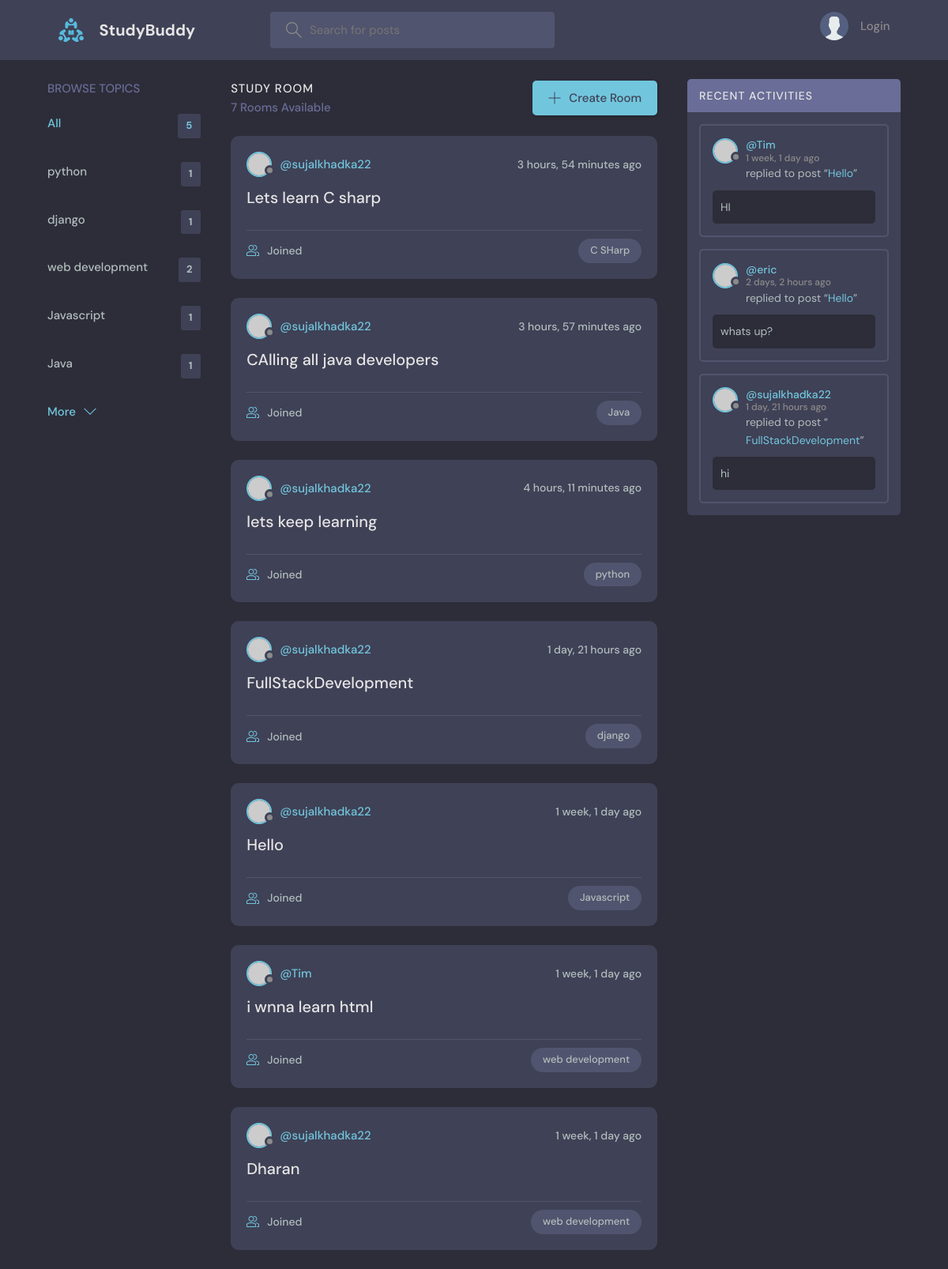
The page / on the database its author committed.
### base/models.py (models this page shows, shortened)
class Topic(models.Model):
    name = models.CharField(max_length=200)

class Room(models.Model):
    host = models.ForeignKey(User, on_delete=models.SET_NULL, null=True)
    topic = models.ForeignKey(Topic, on_delete=models.SET_NULL, null=True)
    name = models.CharField(max_length=200)
    description = models.TextField(null=True, blank=True)
    participants = models.ManyToManyField(User, related_name="participants", blank=True)
    updated = models.DateTimeField(auto_now=True)
    created = models.DateTimeField(auto_now_add=True)
    class Meta:
        ordering = ["-updated", "-created"]
    def __str__(self):
        return str(self.name)

class Message(models.Model):
    user = models.ForeignKey(User, on_delete=models.CASCADE)
    room = models.ForeignKey(Room, on_delete=models.CASCADE)
    body = models.TextField()
    updated = models.DateTimeField(auto_now=True)
    created = models.DateTimeField(auto_now_add=True)

### base/views.py (the view)
# urls.py: path("", views.home, name="home"),
def home(request):
    q = request.GET.get("q") if request.GET.get("q") != None else ""
    rooms = Room.objects.filter(
        Q(topic__name__icontains=q) | Q(name__icontains=q) | Q(description__icontains=q)
    )
    topics = Topic.objects.all()[0:5]
    rooms_count = rooms.count()
    room_messages = Message.objects.filter(Q(room__topic__name__icontains=q))
    context = {
        "rooms": rooms,
        "topics": topics,
        "room_count": rooms_count,
        "room_messages": room_messages,
    }
    return render(request, "base/home.html", context)

### base/templates/base/home.html (shortened to what this page needs)
{% extends 'main.html' %} {% block content %}
<main class="layout layout--3">
  <div class="container">
    {% include 'base/topics_component.html' %}
    <div class="roomList">
      <div class="roomList__header">
        <div>
          <h2>Study Room</h2>
          <p>{{room_count}} Rooms Available</p>
        </div>
        <a class="btn btn--main" href="{% url 'create-room' %}">
          <svg
            version="1.1"
            xmlns="http://www.w3.org/2000/svg"
            width="32"
            height="32"
            viewBox="0 0 32 32"
          >
            <title>add</title>
            <path
              d="M16.943 0.943h-1.885v14.115h-14.115v1.885h14.115v14.115h1.885v-14.115h14.115v-1.885h-14.115v-14.115z"
            ></path>
          </svg>
          Create Room
        </a>
      </div>
      {% include 'base/feed_component.html' %}
    </div>
    {% include 'base/activity_component.html' %}
  </div>
</main>
{% endblock %}

### base/templates/base/topics_component.html
<div class="topics">
  <div class="topics__header">
    <h2>Browse Topics</h2>
  </div>
  <ul class="topics__list">
    <li>
      <a href="{% url 'home' %}" class="active"
        >All <span>{{topics.count}}</span></a
      >
    </li>
    {% for topic in topics %}
    <li>
      <a href="{% url 'home' %}?q={{topic.name}}"
        >{{topic.name}} <span>{{topic.room_set.all.count}}</span></a
      >
    </li>
    {% endfor %}
  </ul>
  <a class="btn btn--link" href="{% url 'topics' %}">
    More
    <svg
      version="1.1"
      xmlns="http://www.w3.org/2000/svg"
      width="32"
      height="32"
      viewBox="0 0 32 32"
    >
      <title>chevron-down</title>
      <path d="M16 21l-13-13h-3l16 16 16-16h-3l-13 13z"></path>
    </svg>
  </a>
</div>

### base/templates/base/feed_component.html (shortened to what this page needs)
{% for room in rooms%}
<div class="roomListRoom">
  <div class="roomListRoom__header">
    <a
      href="{% url 'user-profile' room.host.id %}"
      class="roomListRoom__author"
    >
      <div class="avatar avatar--small">
        <img src="https://randomuser.me/api/portraits/women/11.jpg" />
      </div>
      <span>@{{room.host.username}}</span>
    </a>
    <div class="roomListRoom__actions">
      <span>{{room.created|timesince}} ago</span>
    </div>
  </div>
  <div class="roomListRoom__content">
    <a href="{% url 'room' room.id %}">{{room.name}}</a>
  </div>
  <div class="roomListRoom__meta">
    <a href="{% url 'room' room.id %}" class="roomListRoom__joined">
      {{user.participants.all.count}} Joined
    </a>
    <p class="roomListRoom__topic">{{room.topic.name}}</p>
  </div>
</div>
{% endfor %}

### base/templates/base/activity_component.html (shortened to what this page needs)
<div class="activities">
  <div class="activities__header">
    <h2>Recent Activities</h2>
  </div>
  {% for message in room_messages %}
  <div class="activities__box">
    <div class="activities__boxHeader roomListRoom__header">
      <a
        href="{% url 'user-profile' message.user.id %}"
        class="roomListRoom__author"
      >
        <div class="avatar avatar--small">
          <img src="https://randomuser.me/api/portraits/women/11.jpg" />
        </div>
        <p>
          @{{message.user}}
          <span>{{message.created|timesince}} ago</span>
        </p>
      </a>
    </div>
    <div class="activities__boxContent">
      <p>
        replied to post “<a href="{%url 'room' message.room.id %}"
          >{{message.room}}</a
        >”
      </p>
      <div class="activities__boxRoomContent">{{message.body}}</div>
    </div>
  </div>
  {% endfor %}
</div>

### rows shown on the page
Topic: name "python", room_set.all.count "1"
Topic: name "django", room_set.all.count "1"
Topic: name "web development", room_set.all.count "2"
Topic: name "Javascript", room_set.all.count "1"
Topic: name "Java", room_set.all.count "1"
Room: host.username "sujalkhadka22", created "3 hours, 54 minutes", name "Lets learn C sharp", topic.name "C SHarp"
Room: host.username "sujalkhadka22", created "3 hours, 57 minutes", name "CAlling all java developers", topic.name "Java"
Room: host.username "sujalkhadka22", created "4 hours, 11 minutes", name "lets keep learning", topic.name "python"
Room: host.username "sujalkhadka22", created "1 day, 21 hours", name "FullStackDevelopment", topic.name "django"
Room: host.username "sujalkhadka22", created "1 week, 1 day", name "Hello", topic.name "Javascript"
Room: host.username "Tim", created "1 week, 1 day", name "i wnna learn html", topic.name "web development"
Room: host.username "sujalkhadka22", created "1 week, 1 day", name "Dharan", topic.name "web development"
Message: user "Tim", created "1 week, 1 day", room "Hello", body "HI"
Message: user "eric", created "2 days, 2 hours", room "Hello", body "whats up?"
Message: user "sujalkhadka22", created "1 day, 21 hours", room "FullStackDevelopment", body "hi"

### other values the page prints
{{ topics.count }} "5"
{{ room_count }} "7"
